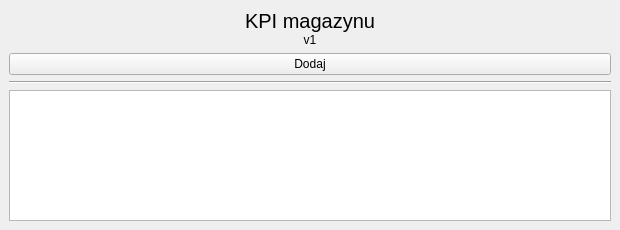
<?xml version="1.0" encoding="UTF-8"?>
<ui version="4.0">
 <class>Form</class>
 <widget class="QWidget" name="Form">
  <property name="geometry">
   <rect>
    <x>0</x>
    <y>0</y>
    <width>620</width>
    <height>230</height>
   </rect>
  </property>
  <property name="windowTitle">
   <string>Form</string>
  </property>
  <layout class="QGridLayout" name="gridLayout">
   <property name="leftMargin">
    <number>0</number>
   </property>
   <property name="topMargin">
    <number>0</number>
   </property>
   <property name="rightMargin">
    <number>0</number>
   </property>
   <property name="bottomMargin">
    <number>0</number>
   </property>
   <property name="spacing">
    <number>0</number>
   </property>
   <item row="0" column="0">
    <widget class="QWidget" name="widget" native="true">
     <layout class="QVBoxLayout" name="verticalLayout_3">
      <item>
       <widget class="QWidget" name="widget_2" native="true">
        <layout class="QVBoxLayout" name="verticalLayout">
         <property name="spacing">
          <number>0</number>
         </property>
         <property name="leftMargin">
          <number>0</number>
         </property>
         <property name="topMargin">
          <number>0</number>
         </property>
         <property name="rightMargin">
          <number>0</number>
         </property>
         <property name="bottomMargin">
          <number>0</number>
         </property>
         <item>
          <widget class="QLabel" name="label">
           <property name="font">
            <font>
             <pointsize>15</pointsize>
            </font>
           </property>
           <property name="text">
            <string>KPI magazynu</string>
           </property>
           <property name="alignment">
            <set>Qt::AlignCenter</set>
           </property>
          </widget>
         </item>
         <item>
          <widget class="QLabel" name="label_2">
           <property name="text">
            <string>v1</string>
           </property>
           <property name="alignment">
            <set>Qt::AlignCenter</set>
           </property>
          </widget>
         </item>
        </layout>
       </widget>
      </item>
      <item>
       <widget class="QWidget" name="widget_4" native="true">
        <layout class="QVBoxLayout" name="verticalLayout_2">
         <property name="spacing">
          <number>0</number>
         </property>
         <property name="leftMargin">
          <number>0</number>
         </property>
         <property name="topMargin">
          <number>0</number>
         </property>
         <property name="rightMargin">
          <number>0</number>
         </property>
         <property name="bottomMargin">
          <number>0</number>
         </property>
         <item>
          <widget class="QPushButton" name="btn_importuj">
           <property name="text">
            <string>Dodaj</string>
           </property>
          </widget>
         </item>
        </layout>
       </widget>
      </item>
      <item>
       <widget class="Line" name="line">
        <property name="orientation">
         <enum>Qt::Horizontal</enum>
        </property>
       </widget>
      </item>
      <item>
       <widget class="QTableWidget" name="tab_dane"/>
      </item>
     </layout>
    </widget>
   </item>
  </layout>
 </widget>
 <resources/>
 <connections/>
</ui>
